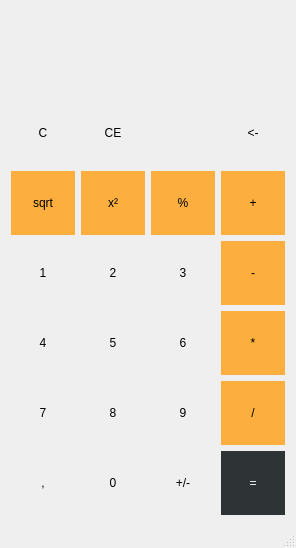
<?xml version="1.0" encoding="UTF-8"?>
<ui version="4.0">
 <class>MainWindow</class>
 <widget class="QMainWindow" name="MainWindow">
  <property name="geometry">
   <rect>
    <x>0</x>
    <y>0</y>
    <width>292</width>
    <height>545</height>
   </rect>
  </property>
  <property name="windowTitle">
   <string>MainWindow</string>
  </property>
  <widget class="QWidget" name="centralWidget">
   <layout class="QGridLayout" name="gridLayout_2">
    <item row="0" column="0">
     <widget class="QLabel" name="lb_lastResult">
      <property name="text">
       <string/>
      </property>
     </widget>
    </item>
    <item row="0" column="3">
     <widget class="QLabel" name="lb_operator">
      <property name="text">
       <string/>
      </property>
      <property name="alignment">
       <set>Qt::AlignRight|Qt::AlignTrailing|Qt::AlignVCenter</set>
      </property>
     </widget>
    </item>
    <item row="1" column="0" colspan="4">
     <layout class="QGridLayout" name="gridLayout">
      <item row="0" column="0" rowspan="2">
       <widget class="QLabel" name="lb_display">
        <property name="sizePolicy">
         <sizepolicy hsizetype="Expanding" vsizetype="Preferred">
          <horstretch>0</horstretch>
          <verstretch>0</verstretch>
         </sizepolicy>
        </property>
        <property name="minimumSize">
         <size>
          <width>0</width>
          <height>64</height>
         </size>
        </property>
        <property name="font">
         <font>
          <pointsize>16</pointsize>
         </font>
        </property>
        <property name="text">
         <string/>
        </property>
        <property name="alignment">
         <set>Qt::AlignRight|Qt::AlignTrailing|Qt::AlignVCenter</set>
        </property>
       </widget>
      </item>
      <item row="0" column="1">
       <spacer name="verticalSpacer">
        <property name="orientation">
         <enum>Qt::Vertical</enum>
        </property>
        <property name="sizeHint" stdset="0">
         <size>
          <width>20</width>
          <height>17</height>
         </size>
        </property>
       </spacer>
      </item>
      <item row="1" column="1">
       <widget class="QLabel" name="lb_ErrorDisplay">
        <property name="text">
         <string/>
        </property>
       </widget>
      </item>
     </layout>
    </item>
    <item row="2" column="0">
     <widget class="QPushButton" name="pb_cmd_clear">
      <property name="sizePolicy">
       <sizepolicy hsizetype="Minimum" vsizetype="Minimum">
        <horstretch>0</horstretch>
        <verstretch>0</verstretch>
       </sizepolicy>
      </property>
      <property name="minimumSize">
       <size>
        <width>64</width>
        <height>64</height>
       </size>
      </property>
      <property name="maximumSize">
       <size>
        <width>64</width>
        <height>64</height>
       </size>
      </property>
      <property name="autoFillBackground">
       <bool>true</bool>
      </property>
      <property name="styleSheet">
       <string notr="true"/>
      </property>
      <property name="text">
       <string>C</string>
      </property>
      <property name="flat">
       <bool>true</bool>
      </property>
     </widget>
    </item>
    <item row="2" column="1">
     <widget class="QPushButton" name="pb_cmd_clearE">
      <property name="sizePolicy">
       <sizepolicy hsizetype="Minimum" vsizetype="Minimum">
        <horstretch>0</horstretch>
        <verstretch>0</verstretch>
       </sizepolicy>
      </property>
      <property name="minimumSize">
       <size>
        <width>64</width>
        <height>64</height>
       </size>
      </property>
      <property name="maximumSize">
       <size>
        <width>64</width>
        <height>64</height>
       </size>
      </property>
      <property name="autoFillBackground">
       <bool>true</bool>
      </property>
      <property name="styleSheet">
       <string notr="true"/>
      </property>
      <property name="text">
       <string>CE</string>
      </property>
      <property name="flat">
       <bool>true</bool>
      </property>
     </widget>
    </item>
    <item row="2" column="2">
     <spacer name="horizontalSpacer">
      <property name="orientation">
       <enum>Qt::Horizontal</enum>
      </property>
      <property name="sizeHint" stdset="0">
       <size>
        <width>72</width>
        <height>20</height>
       </size>
      </property>
     </spacer>
    </item>
    <item row="2" column="3">
     <widget class="QPushButton" name="pb_cmd_back">
      <property name="sizePolicy">
       <sizepolicy hsizetype="Minimum" vsizetype="Minimum">
        <horstretch>0</horstretch>
        <verstretch>0</verstretch>
       </sizepolicy>
      </property>
      <property name="minimumSize">
       <size>
        <width>64</width>
        <height>64</height>
       </size>
      </property>
      <property name="maximumSize">
       <size>
        <width>64</width>
        <height>64</height>
       </size>
      </property>
      <property name="autoFillBackground">
       <bool>true</bool>
      </property>
      <property name="styleSheet">
       <string notr="true"/>
      </property>
      <property name="text">
       <string>&lt;-</string>
      </property>
      <property name="flat">
       <bool>true</bool>
      </property>
     </widget>
    </item>
    <item row="3" column="0">
     <widget class="QPushButton" name="pb_op_sqrt">
      <property name="sizePolicy">
       <sizepolicy hsizetype="Minimum" vsizetype="Minimum">
        <horstretch>0</horstretch>
        <verstretch>0</verstretch>
       </sizepolicy>
      </property>
      <property name="minimumSize">
       <size>
        <width>64</width>
        <height>64</height>
       </size>
      </property>
      <property name="maximumSize">
       <size>
        <width>64</width>
        <height>64</height>
       </size>
      </property>
      <property name="palette">
       <palette>
        <active>
         <colorrole role="Button">
          <brush brushstyle="SolidPattern">
           <color alpha="255">
            <red>252</red>
            <green>175</green>
            <blue>62</blue>
           </color>
          </brush>
         </colorrole>
        </active>
        <inactive>
         <colorrole role="Button">
          <brush brushstyle="SolidPattern">
           <color alpha="255">
            <red>252</red>
            <green>175</green>
            <blue>62</blue>
           </color>
          </brush>
         </colorrole>
        </inactive>
        <disabled>
         <colorrole role="Button">
          <brush brushstyle="SolidPattern">
           <color alpha="255">
            <red>252</red>
            <green>175</green>
            <blue>62</blue>
           </color>
          </brush>
         </colorrole>
        </disabled>
       </palette>
      </property>
      <property name="autoFillBackground">
       <bool>true</bool>
      </property>
      <property name="styleSheet">
       <string notr="true"/>
      </property>
      <property name="text">
       <string>sqrt</string>
      </property>
      <property name="flat">
       <bool>true</bool>
      </property>
     </widget>
    </item>
    <item row="3" column="1">
     <widget class="QPushButton" name="pb_op_sq">
      <property name="sizePolicy">
       <sizepolicy hsizetype="Minimum" vsizetype="Minimum">
        <horstretch>0</horstretch>
        <verstretch>0</verstretch>
       </sizepolicy>
      </property>
      <property name="minimumSize">
       <size>
        <width>64</width>
        <height>64</height>
       </size>
      </property>
      <property name="maximumSize">
       <size>
        <width>64</width>
        <height>64</height>
       </size>
      </property>
      <property name="palette">
       <palette>
        <active>
         <colorrole role="Button">
          <brush brushstyle="SolidPattern">
           <color alpha="255">
            <red>252</red>
            <green>175</green>
            <blue>62</blue>
           </color>
          </brush>
         </colorrole>
        </active>
        <inactive>
         <colorrole role="Button">
          <brush brushstyle="SolidPattern">
           <color alpha="255">
            <red>252</red>
            <green>175</green>
            <blue>62</blue>
           </color>
          </brush>
         </colorrole>
        </inactive>
        <disabled>
         <colorrole role="Button">
          <brush brushstyle="SolidPattern">
           <color alpha="255">
            <red>252</red>
            <green>175</green>
            <blue>62</blue>
           </color>
          </brush>
         </colorrole>
        </disabled>
       </palette>
      </property>
      <property name="autoFillBackground">
       <bool>true</bool>
      </property>
      <property name="styleSheet">
       <string notr="true"/>
      </property>
      <property name="text">
       <string>x²</string>
      </property>
      <property name="flat">
       <bool>true</bool>
      </property>
     </widget>
    </item>
    <item row="3" column="2">
     <widget class="QPushButton" name="pb_op_percent">
      <property name="sizePolicy">
       <sizepolicy hsizetype="Minimum" vsizetype="Minimum">
        <horstretch>0</horstretch>
        <verstretch>0</verstretch>
       </sizepolicy>
      </property>
      <property name="minimumSize">
       <size>
        <width>64</width>
        <height>64</height>
       </size>
      </property>
      <property name="maximumSize">
       <size>
        <width>64</width>
        <height>64</height>
       </size>
      </property>
      <property name="palette">
       <palette>
        <active>
         <colorrole role="Button">
          <brush brushstyle="SolidPattern">
           <color alpha="255">
            <red>252</red>
            <green>175</green>
            <blue>62</blue>
           </color>
          </brush>
         </colorrole>
        </active>
        <inactive>
         <colorrole role="Button">
          <brush brushstyle="SolidPattern">
           <color alpha="255">
            <red>252</red>
            <green>175</green>
            <blue>62</blue>
           </color>
          </brush>
         </colorrole>
        </inactive>
        <disabled>
         <colorrole role="Button">
          <brush brushstyle="SolidPattern">
           <color alpha="255">
            <red>252</red>
            <green>175</green>
            <blue>62</blue>
           </color>
          </brush>
         </colorrole>
        </disabled>
       </palette>
      </property>
      <property name="autoFillBackground">
       <bool>true</bool>
      </property>
      <property name="styleSheet">
       <string notr="true"/>
      </property>
      <property name="text">
       <string>%</string>
      </property>
      <property name="flat">
       <bool>true</bool>
      </property>
     </widget>
    </item>
    <item row="3" column="3">
     <widget class="QPushButton" name="pb_op_plus">
      <property name="sizePolicy">
       <sizepolicy hsizetype="Minimum" vsizetype="Minimum">
        <horstretch>0</horstretch>
        <verstretch>0</verstretch>
       </sizepolicy>
      </property>
      <property name="minimumSize">
       <size>
        <width>64</width>
        <height>64</height>
       </size>
      </property>
      <property name="maximumSize">
       <size>
        <width>64</width>
        <height>64</height>
       </size>
      </property>
      <property name="palette">
       <palette>
        <active>
         <colorrole role="Button">
          <brush brushstyle="SolidPattern">
           <color alpha="255">
            <red>252</red>
            <green>175</green>
            <blue>62</blue>
           </color>
          </brush>
         </colorrole>
        </active>
        <inactive>
         <colorrole role="Button">
          <brush brushstyle="SolidPattern">
           <color alpha="255">
            <red>252</red>
            <green>175</green>
            <blue>62</blue>
           </color>
          </brush>
         </colorrole>
        </inactive>
        <disabled>
         <colorrole role="Button">
          <brush brushstyle="SolidPattern">
           <color alpha="255">
            <red>252</red>
            <green>175</green>
            <blue>62</blue>
           </color>
          </brush>
         </colorrole>
        </disabled>
       </palette>
      </property>
      <property name="autoFillBackground">
       <bool>true</bool>
      </property>
      <property name="styleSheet">
       <string notr="true"/>
      </property>
      <property name="text">
       <string>+</string>
      </property>
      <property name="flat">
       <bool>true</bool>
      </property>
     </widget>
    </item>
    <item row="4" column="0">
     <widget class="QPushButton" name="pb_1">
      <property name="sizePolicy">
       <sizepolicy hsizetype="Minimum" vsizetype="Minimum">
        <horstretch>0</horstretch>
        <verstretch>0</verstretch>
       </sizepolicy>
      </property>
      <property name="minimumSize">
       <size>
        <width>64</width>
        <height>64</height>
       </size>
      </property>
      <property name="maximumSize">
       <size>
        <width>64</width>
        <height>64</height>
       </size>
      </property>
      <property name="autoFillBackground">
       <bool>true</bool>
      </property>
      <property name="styleSheet">
       <string notr="true"/>
      </property>
      <property name="text">
       <string>1</string>
      </property>
      <property name="flat">
       <bool>true</bool>
      </property>
     </widget>
    </item>
    <item row="4" column="1">
     <widget class="QPushButton" name="pb_2">
      <property name="sizePolicy">
       <sizepolicy hsizetype="Minimum" vsizetype="Minimum">
        <horstretch>0</horstretch>
        <verstretch>0</verstretch>
       </sizepolicy>
      </property>
      <property name="minimumSize">
       <size>
        <width>64</width>
        <height>64</height>
       </size>
      </property>
      <property name="maximumSize">
       <size>
        <width>64</width>
        <height>64</height>
       </size>
      </property>
      <property name="autoFillBackground">
       <bool>true</bool>
      </property>
      <property name="styleSheet">
       <string notr="true"/>
      </property>
      <property name="text">
       <string>2</string>
      </property>
      <property name="flat">
       <bool>true</bool>
      </property>
     </widget>
    </item>
    <item row="4" column="2">
     <widget class="QPushButton" name="pb_3">
      <property name="sizePolicy">
       <sizepolicy hsizetype="Minimum" vsizetype="Minimum">
        <horstretch>0</horstretch>
        <verstretch>0</verstretch>
       </sizepolicy>
      </property>
      <property name="minimumSize">
       <size>
        <width>64</width>
        <height>64</height>
       </size>
      </property>
      <property name="maximumSize">
       <size>
        <width>64</width>
        <height>64</height>
       </size>
      </property>
      <property name="autoFillBackground">
       <bool>true</bool>
      </property>
      <property name="styleSheet">
       <string notr="true"/>
      </property>
      <property name="text">
       <string>3</string>
      </property>
      <property name="flat">
       <bool>true</bool>
      </property>
     </widget>
    </item>
    <item row="4" column="3">
     <widget class="QPushButton" name="pb_op_min">
      <property name="sizePolicy">
       <sizepolicy hsizetype="Minimum" vsizetype="Minimum">
        <horstretch>0</horstretch>
        <verstretch>0</verstretch>
       </sizepolicy>
      </property>
      <property name="minimumSize">
       <size>
        <width>64</width>
        <height>64</height>
       </size>
      </property>
      <property name="maximumSize">
       <size>
        <width>64</width>
        <height>64</height>
       </size>
      </property>
      <property name="palette">
       <palette>
        <active>
         <colorrole role="Button">
          <brush brushstyle="SolidPattern">
           <color alpha="255">
            <red>252</red>
            <green>175</green>
            <blue>62</blue>
           </color>
          </brush>
         </colorrole>
        </active>
        <inactive>
         <colorrole role="Button">
          <brush brushstyle="SolidPattern">
           <color alpha="255">
            <red>252</red>
            <green>175</green>
            <blue>62</blue>
           </color>
          </brush>
         </colorrole>
        </inactive>
        <disabled>
         <colorrole role="Button">
          <brush brushstyle="SolidPattern">
           <color alpha="255">
            <red>252</red>
            <green>175</green>
            <blue>62</blue>
           </color>
          </brush>
         </colorrole>
        </disabled>
       </palette>
      </property>
      <property name="autoFillBackground">
       <bool>true</bool>
      </property>
      <property name="styleSheet">
       <string notr="true"/>
      </property>
      <property name="text">
       <string>-</string>
      </property>
      <property name="flat">
       <bool>true</bool>
      </property>
     </widget>
    </item>
    <item row="5" column="0">
     <widget class="QPushButton" name="pb_4">
      <property name="sizePolicy">
       <sizepolicy hsizetype="Minimum" vsizetype="Minimum">
        <horstretch>0</horstretch>
        <verstretch>0</verstretch>
       </sizepolicy>
      </property>
      <property name="minimumSize">
       <size>
        <width>64</width>
        <height>64</height>
       </size>
      </property>
      <property name="maximumSize">
       <size>
        <width>64</width>
        <height>64</height>
       </size>
      </property>
      <property name="autoFillBackground">
       <bool>true</bool>
      </property>
      <property name="styleSheet">
       <string notr="true"/>
      </property>
      <property name="text">
       <string>4</string>
      </property>
      <property name="flat">
       <bool>true</bool>
      </property>
     </widget>
    </item>
    <item row="5" column="1">
     <widget class="QPushButton" name="pb_5">
      <property name="sizePolicy">
       <sizepolicy hsizetype="Minimum" vsizetype="Minimum">
        <horstretch>0</horstretch>
        <verstretch>0</verstretch>
       </sizepolicy>
      </property>
      <property name="minimumSize">
       <size>
        <width>64</width>
        <height>64</height>
       </size>
      </property>
      <property name="maximumSize">
       <size>
        <width>64</width>
        <height>64</height>
       </size>
      </property>
      <property name="autoFillBackground">
       <bool>true</bool>
      </property>
      <property name="styleSheet">
       <string notr="true"/>
      </property>
      <property name="text">
       <string>5</string>
      </property>
      <property name="flat">
       <bool>true</bool>
      </property>
     </widget>
    </item>
    <item row="5" column="2">
     <widget class="QPushButton" name="pb_6">
      <property name="sizePolicy">
       <sizepolicy hsizetype="Minimum" vsizetype="Minimum">
        <horstretch>0</horstretch>
        <verstretch>0</verstretch>
       </sizepolicy>
      </property>
      <property name="minimumSize">
       <size>
        <width>64</width>
        <height>64</height>
       </size>
      </property>
      <property name="maximumSize">
       <size>
        <width>64</width>
        <height>64</height>
       </size>
      </property>
      <property name="autoFillBackground">
       <bool>true</bool>
      </property>
      <property name="styleSheet">
       <string notr="true"/>
      </property>
      <property name="text">
       <string>6</string>
      </property>
      <property name="flat">
       <bool>true</bool>
      </property>
     </widget>
    </item>
    <item row="5" column="3">
     <widget class="QPushButton" name="pb_op_mul">
      <property name="sizePolicy">
       <sizepolicy hsizetype="Minimum" vsizetype="Minimum">
        <horstretch>0</horstretch>
        <verstretch>0</verstretch>
       </sizepolicy>
      </property>
      <property name="minimumSize">
       <size>
        <width>64</width>
        <height>64</height>
       </size>
      </property>
      <property name="maximumSize">
       <size>
        <width>64</width>
        <height>64</height>
       </size>
      </property>
      <property name="palette">
       <palette>
        <active>
         <colorrole role="Button">
          <brush brushstyle="SolidPattern">
           <color alpha="255">
            <red>252</red>
            <green>175</green>
            <blue>62</blue>
           </color>
          </brush>
         </colorrole>
        </active>
        <inactive>
         <colorrole role="Button">
          <brush brushstyle="SolidPattern">
           <color alpha="255">
            <red>252</red>
            <green>175</green>
            <blue>62</blue>
           </color>
          </brush>
         </colorrole>
        </inactive>
        <disabled>
         <colorrole role="Button">
          <brush brushstyle="SolidPattern">
           <color alpha="255">
            <red>252</red>
            <green>175</green>
            <blue>62</blue>
           </color>
          </brush>
         </colorrole>
        </disabled>
       </palette>
      </property>
      <property name="autoFillBackground">
       <bool>true</bool>
      </property>
      <property name="styleSheet">
       <string notr="true"/>
      </property>
      <property name="text">
       <string>*</string>
      </property>
      <property name="flat">
       <bool>true</bool>
      </property>
     </widget>
    </item>
    <item row="6" column="0">
     <widget class="QPushButton" name="pb_7">
      <property name="sizePolicy">
       <sizepolicy hsizetype="Minimum" vsizetype="Minimum">
        <horstretch>0</horstretch>
        <verstretch>0</verstretch>
       </sizepolicy>
      </property>
      <property name="minimumSize">
       <size>
        <width>64</width>
        <height>64</height>
       </size>
      </property>
      <property name="maximumSize">
       <size>
        <width>64</width>
        <height>64</height>
       </size>
      </property>
      <property name="autoFillBackground">
       <bool>true</bool>
      </property>
      <property name="styleSheet">
       <string notr="true"/>
      </property>
      <property name="text">
       <string>7</string>
      </property>
      <property name="flat">
       <bool>true</bool>
      </property>
     </widget>
    </item>
    <item row="6" column="1">
     <widget class="QPushButton" name="pb_8">
      <property name="sizePolicy">
       <sizepolicy hsizetype="Minimum" vsizetype="Minimum">
        <horstretch>0</horstretch>
        <verstretch>0</verstretch>
       </sizepolicy>
      </property>
      <property name="minimumSize">
       <size>
        <width>64</width>
        <height>64</height>
       </size>
      </property>
      <property name="maximumSize">
       <size>
        <width>64</width>
        <height>64</height>
       </size>
      </property>
      <property name="autoFillBackground">
       <bool>true</bool>
      </property>
      <property name="styleSheet">
       <string notr="true"/>
      </property>
      <property name="text">
       <string>8</string>
      </property>
      <property name="flat">
       <bool>true</bool>
      </property>
     </widget>
    </item>
    <item row="6" column="2">
     <widget class="QPushButton" name="pb_9">
      <property name="sizePolicy">
       <sizepolicy hsizetype="Minimum" vsizetype="Minimum">
        <horstretch>0</horstretch>
        <verstretch>0</verstretch>
       </sizepolicy>
      </property>
      <property name="minimumSize">
       <size>
        <width>64</width>
        <height>64</height>
       </size>
      </property>
      <property name="maximumSize">
       <size>
        <width>64</width>
        <height>64</height>
       </size>
      </property>
      <property name="autoFillBackground">
       <bool>true</bool>
      </property>
      <property name="styleSheet">
       <string notr="true"/>
      </property>
      <property name="text">
       <string>9</string>
      </property>
      <property name="flat">
       <bool>true</bool>
      </property>
     </widget>
    </item>
    <item row="6" column="3">
     <widget class="QPushButton" name="pb_op_div">
      <property name="sizePolicy">
       <sizepolicy hsizetype="Minimum" vsizetype="Minimum">
        <horstretch>0</horstretch>
        <verstretch>0</verstretch>
       </sizepolicy>
      </property>
      <property name="minimumSize">
       <size>
        <width>64</width>
        <height>64</height>
       </size>
      </property>
      <property name="maximumSize">
       <size>
        <width>64</width>
        <height>64</height>
       </size>
      </property>
      <property name="palette">
       <palette>
        <active>
         <colorrole role="Button">
          <brush brushstyle="SolidPattern">
           <color alpha="255">
            <red>252</red>
            <green>175</green>
            <blue>62</blue>
           </color>
          </brush>
         </colorrole>
        </active>
        <inactive>
         <colorrole role="Button">
          <brush brushstyle="SolidPattern">
           <color alpha="255">
            <red>252</red>
            <green>175</green>
            <blue>62</blue>
           </color>
          </brush>
         </colorrole>
        </inactive>
        <disabled>
         <colorrole role="Button">
          <brush brushstyle="SolidPattern">
           <color alpha="255">
            <red>252</red>
            <green>175</green>
            <blue>62</blue>
           </color>
          </brush>
         </colorrole>
        </disabled>
       </palette>
      </property>
      <property name="autoFillBackground">
       <bool>true</bool>
      </property>
      <property name="styleSheet">
       <string notr="true"/>
      </property>
      <property name="text">
       <string>/</string>
      </property>
      <property name="flat">
       <bool>true</bool>
      </property>
     </widget>
    </item>
    <item row="7" column="0">
     <widget class="QPushButton" name="pb_pt">
      <property name="sizePolicy">
       <sizepolicy hsizetype="Minimum" vsizetype="Minimum">
        <horstretch>0</horstretch>
        <verstretch>0</verstretch>
       </sizepolicy>
      </property>
      <property name="minimumSize">
       <size>
        <width>64</width>
        <height>64</height>
       </size>
      </property>
      <property name="maximumSize">
       <size>
        <width>64</width>
        <height>64</height>
       </size>
      </property>
      <property name="autoFillBackground">
       <bool>true</bool>
      </property>
      <property name="styleSheet">
       <string notr="true"/>
      </property>
      <property name="text">
       <string>,</string>
      </property>
      <property name="flat">
       <bool>true</bool>
      </property>
     </widget>
    </item>
    <item row="7" column="1">
     <widget class="QPushButton" name="pb_0">
      <property name="sizePolicy">
       <sizepolicy hsizetype="Minimum" vsizetype="Minimum">
        <horstretch>0</horstretch>
        <verstretch>0</verstretch>
       </sizepolicy>
      </property>
      <property name="minimumSize">
       <size>
        <width>64</width>
        <height>64</height>
       </size>
      </property>
      <property name="maximumSize">
       <size>
        <width>64</width>
        <height>64</height>
       </size>
      </property>
      <property name="autoFillBackground">
       <bool>true</bool>
      </property>
      <property name="styleSheet">
       <string notr="true"/>
      </property>
      <property name="text">
       <string>0</string>
      </property>
      <property name="flat">
       <bool>true</bool>
      </property>
     </widget>
    </item>
    <item row="7" column="2">
     <widget class="QPushButton" name="pb_plus_minus">
      <property name="sizePolicy">
       <sizepolicy hsizetype="Minimum" vsizetype="Minimum">
        <horstretch>0</horstretch>
        <verstretch>0</verstretch>
       </sizepolicy>
      </property>
      <property name="minimumSize">
       <size>
        <width>64</width>
        <height>64</height>
       </size>
      </property>
      <property name="maximumSize">
       <size>
        <width>64</width>
        <height>64</height>
       </size>
      </property>
      <property name="autoFillBackground">
       <bool>true</bool>
      </property>
      <property name="styleSheet">
       <string notr="true"/>
      </property>
      <property name="text">
       <string>+/-</string>
      </property>
      <property name="flat">
       <bool>true</bool>
      </property>
     </widget>
    </item>
    <item row="7" column="3">
     <widget class="QPushButton" name="pb_cmd_enter">
      <property name="sizePolicy">
       <sizepolicy hsizetype="Minimum" vsizetype="Minimum">
        <horstretch>0</horstretch>
        <verstretch>0</verstretch>
       </sizepolicy>
      </property>
      <property name="minimumSize">
       <size>
        <width>64</width>
        <height>64</height>
       </size>
      </property>
      <property name="maximumSize">
       <size>
        <width>64</width>
        <height>64</height>
       </size>
      </property>
      <property name="palette">
       <palette>
        <active>
         <colorrole role="Button">
          <brush brushstyle="SolidPattern">
           <color alpha="255">
            <red>46</red>
            <green>52</green>
            <blue>54</blue>
           </color>
          </brush>
         </colorrole>
         <colorrole role="ButtonText">
          <brush brushstyle="SolidPattern">
           <color alpha="255">
            <red>243</red>
            <green>243</green>
            <blue>243</blue>
           </color>
          </brush>
         </colorrole>
        </active>
        <inactive>
         <colorrole role="Button">
          <brush brushstyle="SolidPattern">
           <color alpha="255">
            <red>46</red>
            <green>52</green>
            <blue>54</blue>
           </color>
          </brush>
         </colorrole>
         <colorrole role="ButtonText">
          <brush brushstyle="SolidPattern">
           <color alpha="255">
            <red>243</red>
            <green>243</green>
            <blue>243</blue>
           </color>
          </brush>
         </colorrole>
        </inactive>
        <disabled>
         <colorrole role="Button">
          <brush brushstyle="SolidPattern">
           <color alpha="255">
            <red>46</red>
            <green>52</green>
            <blue>54</blue>
           </color>
          </brush>
         </colorrole>
         <colorrole role="ButtonText">
          <brush brushstyle="SolidPattern">
           <color alpha="255">
            <red>190</red>
            <green>190</green>
            <blue>190</blue>
           </color>
          </brush>
         </colorrole>
        </disabled>
       </palette>
      </property>
      <property name="autoFillBackground">
       <bool>true</bool>
      </property>
      <property name="styleSheet">
       <string notr="true"/>
      </property>
      <property name="text">
       <string>=</string>
      </property>
      <property name="flat">
       <bool>true</bool>
      </property>
     </widget>
    </item>
   </layout>
  </widget>
  <widget class="QStatusBar" name="statusBar"/>
 </widget>
 <layoutdefault spacing="6" margin="11"/>
 <resources/>
 <connections/>
</ui>
